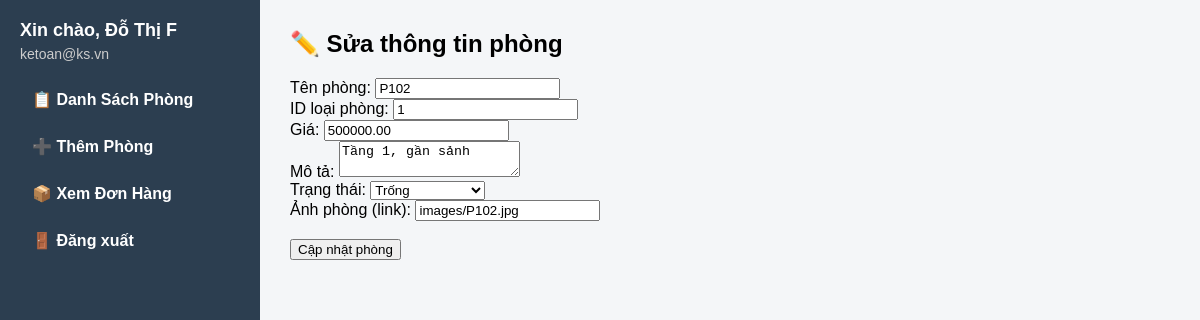
The page /index.php?page=suaphong.php&id=2 (signed in) on the database its author committed.
### tables this page shows
CREATE TABLE phong (
    id_phong INT(11) AUTO_INCREMENT PRIMARY KEY,
    ten_phong VARCHAR(100) NOT NULL UNIQUE,
    id_loai INT(11),
    gia DECIMAL(10,2) NOT NULL,
    mo_ta TEXT,
    hinh_anh VARCHAR(255), 
    trang_thai ENUM('trống', 'đã đặt', 'đang sửa chữa') DEFAULT 'trống',
    FOREIGN KEY (id_loai) REFERENCES loai_phong(id_loai)
   
);

### dbadmin.php (called while the page is built, shortened)
<?php
class DbAdmin {
    public $host = 'localhost';
    public $dbname = 'website_dat_phong_khach_san';
    public $username = 'root';
    public $password = '';
    function __construct() {
        $this->db = new mysqli($this->host, $this->username, $this->password, $this->dbname);
    }
}
?>

### suaphong.php (the view, shortened to what this page needs)
<?php
include 'DbAdmin.php';
$db = new DbAdmin();
$phong = null;
if (isset($_GET['id'])) {
    $id_phong = (int)$_GET['id'];
    $result = $db->db->query("SELECT * FROM phong WHERE id_phong = $id_phong");
    if ($result && $result->num_rows > 0) {
        $phong = $result->fetch_assoc();
    } else {
        echo "<p style='color:red;'>Không tìm thấy phòng với ID $id_phong.</p>";
        exit;
    }
}
?>
<h2>✏️ Sửa thông tin phòng</h2>
<?php if ($phong): ?>
<form method="POST">
    <label>Tên phòng:</label>
    <input type="text" name="ten_phong" value="<?= $phong['ten_phong'] ?>" required><br>
    <label>ID loại phòng:</label>
    <input type="number" name="id_loai" value="<?= $phong['id_loai'] ?>" required><br>
    <label>Giá:</label>
    <input type="number" name="gia" value="<?= $phong['gia'] ?>" required><br>
    <label>Mô tả:</label>
    <textarea name="mo_ta"><?= $phong['mo_ta'] ?></textarea><br>
    <label>Trạng thái:</label>
    <select name="trang_thai">
        <option value="trống" <?= $phong['trang_thai'] == 'trống' ? 'selected' : '' ?>>Trống</option>
    </select><br>
    <label>Ảnh phòng (link):</label>
    <input type="text" name="hinh_anh" value="<?= $phong['hinh_anh'] ?>"><br><br>
    <button type="submit">Cập nhật phòng</button>
</form>
<?php endif; ?>

### index.php (style rules this page uses)
body { margin: 0; font-family: Arial, sans-serif; background: #f4f6f8; }
.content h2 { margin-top: 0; }

### rows shown on the page
phong: ten_phong "P102", id_loai "1", gia "500000.00", mo_ta "Tầng 1, gần sảnh", trang_thai "Trống", hinh_anh "images/P102.jpg"

### other values the page prints
$admin['ho_ten'] "Đỗ Thị F"
$admin['email'] "ketoan@ks.vn"
